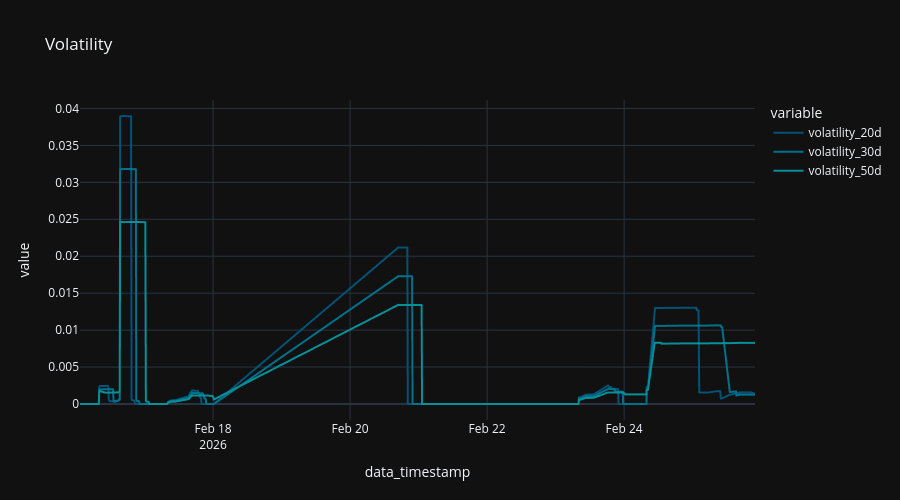

The code cell stored with this chart in its notebook:
### Code cell
x = df[df['ticker'] == asset_ticker][['data_timestamp', 'volatility_20d', 'volatility_30d', 'volatility_50d', 'ticker']].sort_values(by="data_timestamp")

fig = px.line (
  x,
  "data_timestamp",
  ['volatility_20d',"volatility_30d", "volatility_50d"],
  title="Volatility",
)

fig.update_layout (
  height=500,
)

### Figure 1 — Plotly figure (JSON) as saved in the notebook; plotly's stock layout.template omitted (floating-point values rounded to 4 significant figures; data arrays with more than 128 entries replaced by an {"elided": "..."} marker saying what was removed)
{"data": [{"hovertemplate": "variable=volatility_20d<br>data_timestamp=%{x}<br>value=%{y}<extra></extra>", "legendgroup": "volatility_20d", "line": {"color": "rgb(4, 82, 117)", "dash": "solid"}, "marker": {"symbol": "circle"}, "mode": "lines", "name": "volatility_20d", "showlegend": true, "type": "scattergl", "x": {"elided": "717 str values"}, "xaxis": "x", "y": {"elided": "717 float values"}, "yaxis": "y"}, {"hovertemplate": "variable=volatility_30d<br>data_timestamp=%{x}<br>value=%{y}<extra></extra>", "legendgroup": "volatility_30d", "line": {"color": "rgb(0, 113, 139)", "dash": "solid"}, "marker": {"symbol": "circle"}, "mode": "lines", "name": "volatility_30d", "showlegend": true, "type": "scattergl", "x": {"elided": "717 str values"}, "xaxis": "x", "y": {"elided": "717 float values"}, "yaxis": "y"}, {"hovertemplate": "variable=volatility_50d<br>data_timestamp=%{x}<br>value=%{y}<extra></extra>", "legendgroup": "volatility_50d", "line": {"color": "rgb(8, 144, 153)", "dash": "solid"}, "marker": {"symbol": "circle"}, "mode": "lines", "name": "volatility_50d", "showlegend": true, "type": "scattergl", "x": {"elided": "717 str values"}, "xaxis": "x", "y": {"elided": "717 float values"}, "yaxis": "y"}], "layout": {"height": 500, "legend": {"title": {"text": "variable"}, "tracegroupgap": 0}, "title": {"text": "Volatility"}, "xaxis": {"anchor": "y", "domain": [0, 1], "title": {"text": "data_timestamp"}}, "yaxis": {"anchor": "x", "domain": [0, 1], "title": {"text": "value"}}}}
